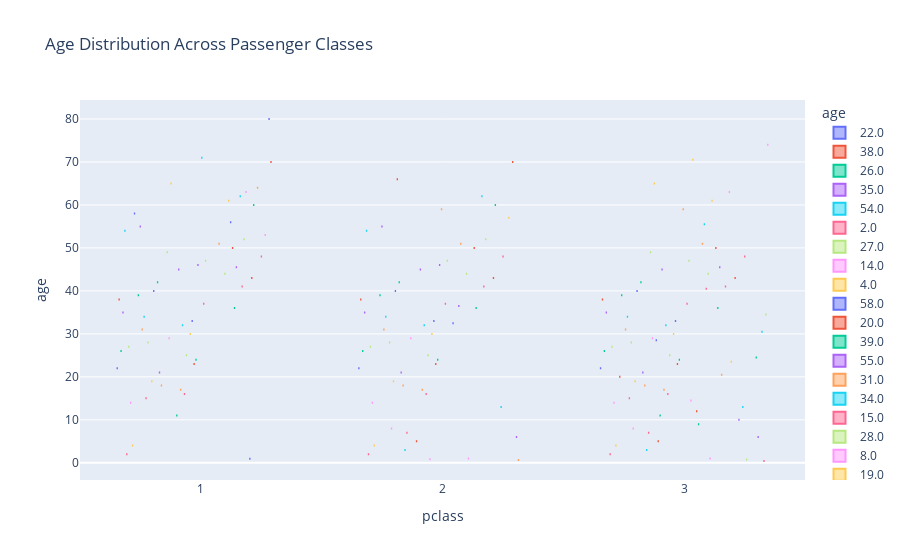

The cell this chart's notebook holds for it:
### Code cell
fig = px.box(df, x="pclass", y="age", 
            title="Age Distribution Across Passenger Classes",
            color = "age")
fig.show()

### Figure 1 — Plotly figure (JSON) as saved in the notebook; plotly's stock layout.template omitted (floating-point values rounded to 4 significant figures)
{"data": [{"alignmentgroup": "True", "hovertemplate": "age=%{y}<br>pclass=%{x}<extra></extra>", "legendgroup": "22.0", "marker": {"color": "#636efa"}, "name": "22.0", "notched": false, "offsetgroup": "22.0", "orientation": "v", "showlegend": true, "type": "box", "x": [3, 3, 3, 3, 3, 1, 3, 3, 3, 3, 3, 3, 2, 1, 1, 3, 3, 3, 3, 3, 1, 3, 3, 3, 2, 1, 3], "x0": " ", "xaxis": "x", "y": [22.0, 22.0, 22.0, 22.0, 22.0, 22.0, 22.0, 22.0, 22.0, 22.0, 22.0, 22.0, 22.0, 22.0, 22.0, 22.0, 22.0, 22.0, 22.0, 22.0, 22.0, 22.0, 22.0, 22.0, 22.0, 22.0, 22.0], "y0": " ", "yaxis": "y"}, {"alignmentgroup": "True", "hovertemplate": "age=%{y}<br>pclass=%{x}<extra></extra>", "legendgroup": "38.0", "marker": {"color": "#EF553B"}, "name": "38.0", "notched": false, "offsetgroup": "38.0", "orientation": "v", "showlegend": true, "type": "box", "x": [1, 3, 1, 3, 1, 1, 2, 3, 3, 1, 1], "x0": " ", "xaxis": "x", "y": [38.0, 38.0, 38.0, 38.0, 38.0, 38.0, 38.0, 38.0, 38.0, 38.0, 38.0], "y0": " ", "yaxis": "y"}, {"alignmentgroup": "True", "hovertemplate": "age=%{y}<br>pclass=%{x}<extra></extra>", "legendgroup": "26.0", "marker": {"color": "#00cc96"}, "name": "26.0", "notched": false, "offsetgroup": "26.0", "orientation": "v", "showlegend": true, "type": "box", "x": [3, 3, 3, 3, 3, 3, 1, 2, 3, 3, 3, 3, 2, 3, 3, 3, 3, 1], "x0": " ", "xaxis": "x", "y": [26.0, 26.0, 26.0, 26.0, 26.0, 26.0, 26.0, 26.0, 26.0, 26.0, 26.0, 26.0, 26.0, 26.0, 26.0, 26.0, 26.0, 26.0], "y0": " ", "yaxis": "y"}, {"alignmentgroup": "True", "hovertemplate": "age=%{y}<br>pclass=%{x}<extra></extra>", "legendgroup": "35.0", "marker": {"color": "#ab63fa"}, "name": "35.0", "notched": false, "offsetgroup": "35.0", "orientation": "v", "showlegend": true, "type": "box", "x": [1, 3, 2, 2, 1, 1, 1, 3, 3, 1, 1, 3, 1, 3, 1, 1, 2, 3], "x0": " ", "xaxis": "x", "y": [35.0, 35.0, 35.0, 35.0, 35.0, 35.0, 35.0, 35.0, 35.0, 35.0, 35.0, 35.0, 35.0, 35.0, 35.0, 35.0, 35.0, 35.0], "y0": " ", "yaxis": "y"}, {"alignmentgroup": "True", "hovertemplate": "age=%{y}<br>pclass=%{x}<extra></extra>", "legendgroup": "54.0", "marker": {"color": "#19d3f3"}, "name": "54.0", "notched": false, "offsetgroup": "54.0", "orientation": "v", "showlegend": true, "type": "box", "x": [1, 1, 2, 2, 1, 1, 2, 2], "x0": " ", "xaxis": "x", "y": [54.0, 54.0, 54.0, 54.0, 54.0, 54.0, 54.0, 54.0], "y0": " ", "yaxis": "y"}, {"alignmentgroup": "True", "hovertemplate": "age=%{y}<br>pclass=%{x}<extra></extra>", "legendgroup": "2.0", "marker": {"color": "#FF6692"}, "name": "2.0", "notched": false, "offsetgroup": "2.0", "orientation": "v", "showlegend": true, "type": "box", "x": [3, 3, 3, 3, 1, 2, 3, 2, 3, 3], "x0": " ", "xaxis": "x", "y": [2.0, 2.0, 2.0, 2.0, 2.0, 2.0, 2.0, 2.0, 2.0, 2.0], "y0": " ", "yaxis": "y"}, {"alignmentgroup": "True", "hovertemplate": "age=%{y}<br>pclass=%{x}<extra></extra>", "legendgroup": "27.0", "marker": {"color": "#B6E880"}, "name": "27.0", "notched": false, "offsetgroup": "27.0", "orientation": "v", "showlegend": true, "type": "box", "x": [3, 2, 3, 3, 2, 3, 1, 2, 1, 3, 1, 2, 1, 3, 3, 3, 2, 2], "x0": " ", "xaxis": "x", "y": [27.0, 27.0, 27.0, 27.0, 27.0, 27.0, 27.0, 27.0, 27.0, 27.0, 27.0, 27.0, 27.0, 27.0, 27.0, 27.0, 27.0, 27.0], "y0": " ", "yaxis": "y"}, {"alignmentgroup": "True", "hovertemplate": "age=%{y}<br>pclass=%{x}<extra></extra>", "legendgroup": "14.0", "marker": {"color": "#FF97FF"}, "name": "14.0", "notched": false, "offsetgroup": "14.0", "orientation": "v", "showlegend": true, "type": "box", "x": [2, 3, 3, 1, 3, 3], "x0": " ", "xaxis": "x", "y": [14.0, 14.0, 14.0, 14.0, 14.0, 14.0], "y0": " ", "yaxis": "y"}, {"alignmentgroup": "True", "hovertemplate": "age=%{y}<br>pclass=%{x}<extra></extra>", "legendgroup": "4.0", "marker": {"color": "#FECB52"}, "name": "4.0", "notched": false, "offsetgroup": "4.0", "orientation": "v", "showlegend": true, "type": "box", "x": [3, 3, 3, 3, 1, 2, 3, 2, 3, 3], "x0": " ", "xaxis": "x", "y": [4.0, 4.0, 4.0, 4.0, 4.0, 4.0, 4.0, 4.0, 4.0, 4.0], "y0": " ", "yaxis": "y"}, {"alignmentgroup": "True", "hovertemplate": "age=%{y}<br>pclass=%{x}<extra></extra>", "legendgroup": "58.0", "marker": {"color": "#636efa"}, "name": "58.0", "notched": false, "offsetgroup": "58.0", "orientation": "v", "showlegend": true, "type": "box", "x": [1, 1, 1, 1, 1], "x0": " ", "xaxis": "x", "y": [58.0, 58.0, 58.0, 58.0, 58.0], "y0": " ", "yaxis": "y"}, {"alignmentgroup": "True", "hovertemplate": "age=%{y}<br>pclass=%{x}<extra></extra>", "legendgroup": "20.0", "marker": {"color": "#EF553B"}, "name": "20.0", "notched": false, "offsetgroup": "20.0", "orientation": "v", "showlegend": true, "type": "box", "x": [3, 3, 3, 3, 3, 3, 3, 3, 3, 3, 3, 3, 3, 3, 3], "x0": " ", "xaxis": "x", "y": [20.0, 20.0, 20.0, 20.0, 20.0, 20.0, 20.0, 20.0, 20.0, 20.0, 20.0, 20.0, 20.0, 20.0, 20.0], "y0": " ", "yaxis": "y"}, {"alignmentgroup": "True", "hovertemplate": "age=%{y}<br>pclass=%{x}<extra></extra>", "legendgroup": "39.0", "marker": {"color": "#00cc96"}, "name": "39.0", "notched": false, "offsetgroup": "39.0", "orientation": "v", "showlegend": true, "type": "box", "x": [3, 3, 3, 1, 1, 1, 3, 2, 2, 1, 2, 3, 1, 3], "x0": " ", "xaxis": "x", "y": [39.0, 39.0, 39.0, 39.0, 39.0, 39.0, 39.0, 39.0, 39.0, 39.0, 39.0, 39.0, 39.0, 39.0], "y0": " ", "yaxis": "y"}, {"alignmentgroup": "True", "hovertemplate": "age=%{y}<br>pclass=%{x}<extra></extra>", "legendgroup": "55.0", "marker": {"color": "#ab63fa"}, "name": "55.0", "notched": false, "offsetgroup": "55.0", "orientation": "v", "showlegend": true, "type": "box", "x": [2, 1], "x0": " ", "xaxis": "x", "y": [55.0, 55.0], "y0": " ", "yaxis": "y"}, {"alignmentgroup": "True", "hovertemplate": "age=%{y}<br>pclass=%{x}<extra></extra>", "legendgroup": "31.0", "marker": {"color": "#FFA15A"}, "name": "31.0", "notched": false, "offsetgroup": "31.0", "orientation": "v", "showlegend": true, "type": "box", "x": [3, 1, 1, 3, 3, 2, 2, 1, 2, 1, 3, 3, 3, 2, 3, 2, 1], "x0": " ", "xaxis": "x", "y": [31.0, 31.0, 31.0, 31.0, 31.0, 31.0, 31.0, 31.0, 31.0, 31.0, 31.0, 31.0, 31.0, 31.0, 31.0, 31.0, 31.0], "y0": " ", "yaxis": "y"}, {"alignmentgroup": "True", "hovertemplate": "age=%{y}<br>pclass=%{x}<extra></extra>", "legendgroup": "34.0", "marker": {"color": "#19d3f3"}, "name": "34.0", "notched": false, "offsetgroup": "34.0", "orientation": "v", "showlegend": true, "type": "box", "x": [2, 2, 2, 3, 2, 2, 1, 3, 2, 2, 2, 3, 2, 3, 2], "x0": " ", "xaxis": "x", "y": [34.0, 34.0, 34.0, 34.0, 34.0, 34.0, 34.0, 34.0, 34.0, 34.0, 34.0, 34.0, 34.0, 34.0, 34.0], "y0": " ", "yaxis": "y"}, {"alignmentgroup": "True", "hovertemplate": "age=%{y}<br>pclass=%{x}<extra></extra>", "legendgroup": "15.0", "marker": {"color": "#FF6692"}, "name": "15.0", "notched": false, "offsetgroup": "15.0", "orientation": "v", "showlegend": true, "type": "box", "x": [3, 3, 1, 3, 3], "x0": " ", "xaxis": "x", "y": [15.0, 15.0, 15.0, 15.0, 15.0], "y0": " ", "yaxis": "y"}, {"alignmentgroup": "True", "hovertemplate": "age=%{y}<br>pclass=%{x}<extra></extra>", "legendgroup": "28.0", "marker": {"color": "#B6E880"}, "name": "28.0", "notched": false, "offsetgroup": "28.0", "orientation": "v", "showlegend": true, "type": "box", "x": [1, 1, 1, 3, 3, 3, 3, 3, 3, 2, 3, 3, 2, 3, 3, 2, 1, 2, 3, 2, 2, 3, 2, 2, 2], "x0": " ", "xaxis": "x", "y": [28.0, 28.0, 28.0, 28.0, 28.0, 28.0, 28.0, 28.0, 28.0, 28.0, 28.0, 28.0, 28.0, 28.0, 28.0, 28.0, 28.0, 28.0, 28.0, 28.0, 28.0, 28.0, 28.0, 28.0, 28.0], "y0": " ", "yaxis": "y"}, {"alignmentgroup": "True", "hovertemplate": "age=%{y}<br>pclass=%{x}<extra></extra>", "legendgroup": "8.0", "marker": {"color": "#FF97FF"}, "name": "8.0", "notched": false, "offsetgroup": "8.0", "orientation": "v", "showlegend": true, "type": "box", "x": [3, 2, 2, 3], "x0": " ", "xaxis": "x", "y": [8.0, 8.0, 8.0, 8.0], "y0": " ", "yaxis": "y"}, {"alignmentgroup": "True", "hovertemplate": "age=%{y}<br>pclass=%{x}<extra></extra>", "legendgroup": "19.0", "marker": {"color": "#FECB52"}, "name": "19.0", "notched": false, "offsetgroup": "19.0", "orientation": "v", "showlegend": true, "type": "box", "x": [1, 3, 3, 1, 3, 2, 2, 3, 2, 2, 3, 1, 3, 3, 3, 2, 2, 3, 3, 3, 3, 3, 1, 3, 1], "x0": " ", "xaxis": "x", "y": [19.0, 19.0, 19.0, 19.0, 19.0, 19.0, 19.0, 19.0, 19.0, 19.0, 19.0, 19.0, 19.0, 19.0, 19.0, 19.0, 19.0, 19.0, 19.0, 19.0, 19.0, 19.0, 19.0, 19.0, 19.0], "y0": " ", "yaxis": "y"}, {"alignmentgroup": "True", "hovertemplate": "age=%{y}<br>pclass=%{x}<extra></extra>", "legendgroup": "40.0", "marker": {"color": "#636efa"}, "name": "40.0", "notched": false, "offsetgroup": "40.0", "orientation": "v", "showlegend": true, "type": "box", "x": [1, 3, 2, 3, 1, 1, 1, 2, 3, 3, 1, 3, 2], "x0": " ", "xaxis": "x", "y": [40.0, 40.0, 40.0, 40.0, 40.0, 40.0, 40.0, 40.0, 40.0, 40.0, 40.0, 40.0, 40.0], "y0": " ", "yaxis": "y"}, {"alignmentgroup": "True", "hovertemplate": "age=%{y}<br>pclass=%{x}<extra></extra>", "legendgroup": "66.0", "marker": {"color": "#EF553B"}, "name": "66.0", "notched": false, "offsetgroup": "66.0", "orientation": "v", "showlegend": true, "type": "box", "x": [2], "x0": " ", "xaxis": "x", "y": [66.0], "y0": " ", "yaxis": "y"}, {"alignmentgroup": "True", "hovertemplate": "age=%{y}<br>pclass=%{x}<extra></extra>", "legendgroup": "42.0", "marker": {"color": "#00cc96"}, "name": "42.0", "notched": false, "offsetgroup": "42.0", "orientation": "v", "showlegend": true, "type": "box", "x": [1, 2, 3, 2, 2, 3, 1, 2, 1, 3, 1, 3, 2], "x0": " ", "xaxis": "x", "y": [42.0, 42.0, 42.0, 42.0, 42.0, 42.0, 42.0, 42.0, 42.0, 42.0, 42.0, 42.0, 42.0], "y0": " ", "yaxis": "y"}, {"alignmentgroup": "True", "hovertemplate": "age=%{y}<br>pclass=%{x}<extra></extra>", "legendgroup": "21.0", "marker": {"color": "#ab63fa"}, "name": "21.0", "notched": false, "offsetgroup": "21.0", "orientation": "v", "showlegend": true, "type": "box", "x": [3, 3, 2, 2, 1, 3, 3, 2, 3, 3, 3, 3, 3, 3, 3, 3, 3, 3, 3, 1, 3, 1, 3, 2], "x0": " ", "xaxis": "x", "y": [21.0, 21.0, 21.0, 21.0, 21.0, 21.0, 21.0, 21.0, 21.0, 21.0, 21.0, 21.0, 21.0, 21.0, 21.0, 21.0, 21.0, 21.0, 21.0, 21.0, 21.0, 21.0, 21.0, 21.0], "y0": " ", "yaxis": "y"}, {"alignmentgroup": "True", "hovertemplate": "age=%{y}<br>pclass=%{x}<extra></extra>", "legendgroup": "18.0", "marker": {"color": "#FFA15A"}, "name": "18.0", "notched": false, "offsetgroup": "18.0", "orientation": "v", "showlegend": true, "type": "box", "x": [3, 3, 2, 3, 3, 2, 1, 3, 2, 2, 3, 1, 1, 2, 3, 3, 3, 3, 1, 3, 2, 3, 3, 3, 3, 3], "x0": " ", "xaxis": "x", "y": [18.0, 18.0, 18.0, 18.0, 18.0, 18.0, 18.0, 18.0, 18.0, 18.0, 18.0, 18.0, 18.0, 18.0, 18.0, 18.0, 18.0, 18.0, 18.0, 18.0, 18.0, 18.0, 18.0, 18.0, 18.0, 18.0], "y0": " ", "yaxis": "y"}, {"alignmentgroup": "True", "hovertemplate": "age=%{y}<br>pclass=%{x}<extra></extra>", "legendgroup": "3.0", "marker": {"color": "#19d3f3"}, "name": "3.0", "notched": false, "offsetgroup": "3.0", "orientation": "v", "showlegend": true, "type": "box", "x": [2, 2, 3, 3, 3, 2], "x0": " ", "xaxis": "x", "y": [3.0, 3.0, 3.0, 3.0, 3.0, 3.0], "y0": " ", "yaxis": "y"}, {"alignmentgroup": "True", "hovertemplate": "age=%{y}<br>pclass=%{x}<extra></extra>", "legendgroup": "7.0", "marker": {"color": "#FF6692"}, "name": "7.0", "notched": false, "offsetgroup": "7.0", "orientation": "v", "showlegend": true, "type": "box", "x": [3, 3, 2], "x0": " ", "xaxis": "x", "y": [7.0, 7.0, 7.0], "y0": " ", "yaxis": "y"}, {"alignmentgroup": "True", "hovertemplate": "age=%{y}<br>pclass=%{x}<extra></extra>", "legendgroup": "49.0", "marker": {"color": "#B6E880"}, "name": "49.0", "notched": false, "offsetgroup": "49.0", "orientation": "v", "showlegend": true, "type": "box", "x": [1, 1, 3, 1, 1, 1], "x0": " ", "xaxis": "x", "y": [49.0, 49.0, 49.0, 49.0, 49.0, 49.0], "y0": " ", "yaxis": "y"}, {"alignmentgroup": "True", "hovertemplate": "age=%{y}<br>pclass=%{x}<extra></extra>", "legendgroup": "29.0", "marker": {"color": "#FF97FF"}, "name": "29.0", "notched": false, "offsetgroup": "29.0", "orientation": "v", "showlegend": true, "type": "box", "x": [2, 2, 3, 3, 2, 2, 3, 2, 3, 3, 1, 2, 3, 3, 3, 3, 3, 3, 1, 1], "x0": " ", "xaxis": "x", "y": [29.0, 29.0, 29.0, 29.0, 29.0, 29.0, 29.0, 29.0, 29.0, 29.0, 29.0, 29.0, 29.0, 29.0, 29.0, 29.0, 29.0, 29.0, 29.0, 29.0], "y0": " ", "yaxis": "y"}, {"alignmentgroup": "True", "hovertemplate": "age=%{y}<br>pclass=%{x}<extra></extra>", "legendgroup": "65.0", "marker": {"color": "#FECB52"}, "name": "65.0", "notched": false, "offsetgroup": "65.0", "orientation": "v", "showlegend": true, "type": "box", "x": [1, 3, 1], "x0": " ", "xaxis": "x", "y": [65.0, 65.0, 65.0], "y0": " ", "yaxis": "y"}, {"alignmentgroup": "True", "hovertemplate": "age=%{y}<br>pclass=%{x}<extra></extra>", "legendgroup": "28.5", "marker": {"color": "#636efa"}, "name": "28.5", "notched": false, "offsetgroup": "28.5", "orientation": "v", "showlegend": true, "type": "box", "x": [3, 3], "x0": " ", "xaxis": "x", "y": [28.5, 28.5], "y0": " ", "yaxis": "y"}, {"alignmentgroup": "True", "hovertemplate": "age=%{y}<br>pclass=%{x}<extra></extra>", "legendgroup": "5.0", "marker": {"color": "#EF553B"}, "name": "5.0", "notched": false, "offsetgroup": "5.0", "orientation": "v", "showlegend": true, "type": "box", "x": [2, 3, 3, 3], "x0": " ", "xaxis": "x", "y": [5.0, 5.0, 5.0, 5.0], "y0": " ", "yaxis": "y"}, {"alignmentgroup": "True", "hovertemplate": "age=%{y}<br>pclass=%{x}<extra></extra>", "legendgroup": "11.0", "marker": {"color": "#00cc96"}, "name": "11.0", "notched": false, "offsetgroup": "11.0", "orientation": "v", "showlegend": true, "type": "box", "x": [3, 3, 3, 1], "x0": " ", "xaxis": "x", "y": [11.0, 11.0, 11.0, 11.0], "y0": " ", "yaxis": "y"}, {"alignmentgroup": "True", "hovertemplate": "age=%{y}<br>pclass=%{x}<extra></extra>", "legendgroup": "45.0", "marker": {"color": "#ab63fa"}, "name": "45.0", "notched": false, "offsetgroup": "45.0", "orientation": "v", "showlegend": true, "type": "box", "x": [1, 3, 3, 1, 3, 3, 1, 3, 2, 1, 2, 1], "x0": " ", "xaxis": "x", "y": [45.0, 45.0, 45.0, 45.0, 45.0, 45.0, 45.0, 45.0, 45.0, 45.0, 45.0, 45.0], "y0": " ", "yaxis": "y"}, {"alignmentgroup": "True", "hovertemplate": "age=%{y}<br>pclass=%{x}<extra></extra>", "legendgroup": "17.0", "marker": {"color": "#FFA15A"}, "name": "17.0", "notched": false, "offsetgroup": "17.0", "orientation": "v", "showlegend": true, "type": "box", "x": [3, 2, 3, 3, 1, 2, 3, 3, 3, 1, 3, 1, 3], "x0": " ", "xaxis": "x", "y": [17.0, 17.0, 17.0, 17.0, 17.0, 17.0, 17.0, 17.0, 17.0, 17.0, 17.0, 17.0, 17.0], "y0": " ", "yaxis": "y"}, {"alignmentgroup": "True", "hovertemplate": "age=%{y}<br>pclass=%{x}<extra></extra>", "legendgroup": "32.0", "marker": {"color": "#19d3f3"}, "name": "32.0", "notched": false, "offsetgroup": "32.0", "orientation": "v", "showlegend": true, "type": "box", "x": [2, 3, 2, 3, 1, 3, 3, 3, 2, 3, 3, 1, 3, 3, 2, 3, 3, 3], "x0": " ", "xaxis": "x", "y": [32.0, 32.0, 32.0, 32.0, 32.0, 32.0, 32.0, 32.0, 32.0, 32.0, 32.0, 32.0, 32.0, 32.0, 32.0, 32.0, 32.0, 32.0], "y0": " ", "yaxis": "y"}, {"alignmentgroup": "True", "hovertemplate": "age=%{y}<br>pclass=%{x}<extra></extra>", "legendgroup": "16.0", "marker": {"color": "#FF6692"}, "name": "16.0", "notched": false, "offsetgroup": "16.0", "orientation": "v", "showlegend": true, "type": "box", "x": [3, 3, 3, 3, 3, 3, 3, 3, 1, 3, 1, 3, 3, 3, 2, 2, 1], "x0": " ", "xaxis": "x", "y": [16.0, 16.0, 16.0, 16.0, 16.0, 16.0, 16.0, 16.0, 16.0, 16.0, 16.0, 16.0, 16.0, 16.0, 16.0, 16.0, 16.0], "y0": " ", "yaxis": "y"}, {"alignmentgroup": "True", "hovertemplate": "age=%{y}<br>pclass=%{x}<extra></extra>", "legendgroup": "25.0", "marker": {"color": "#B6E880"}, "name": "25.0", "notched": false, "offsetgroup": "25.0", "orientation": "v", "showlegend": true, "type": "box", "x": [3, 2, 3, 3, 3, 2, 3, 1, 3, 1, 1, 2, 2, 2, 3, 3, 2, 3, 3, 3, 3, 2, 3], "x0": " ", "xaxis": "x", "y": [25.0, 25.0, 25.0, 25.0, 25.0, 25.0, 25.0, 25.0, 25.0, 25.0, 25.0, 25.0, 25.0, 25.0, 25.0, 25.0, 25.0, 25.0, 25.0, 25.0, 25.0, 25.0, 25.0], "y0": " ", "yaxis": "y"}, {"alignmentgroup": "True", "hovertemplate": "age=%{y}<br>pclass=%{x}<extra></extra>", "legendgroup": "0.83", "marker": {"color": "#FF97FF"}, "name": "0.83", "notched": false, "offsetgroup": "0.83", "orientation": "v", "showlegend": true, "type": "box", "x": [2, 2], "x0": " ", "xaxis": "x", "y": [0.83, 0.83], "y0": " ", "yaxis": "y"}, {"alignmentgroup": "True", "hovertemplate": "age=%{y}<br>pclass=%{x}<extra></extra>", "legendgroup": "30.0", "marker": {"color": "#FECB52"}, "name": "30.0", "notched": false, "offsetgroup": "30.0", "orientation": "v", "showlegend": true, "type": "box", "x": [3, 3, 2, 2, 2, 3, 3, 1, 3, 2, 1, 2, 3, 2, 1, 3, 1, 3, 1, 3, 2, 2, 3, 3, 1], "x0": " ", "xaxis": "x", "y": [30.0, 30.0, 30.0, 30.0, 30.0, 30.0, 30.0, 30.0, 30.0, 30.0, 30.0, 30.0, 30.0, 30.0, 30.0, 30.0, 30.0, 30.0, 30.0, 30.0, 30.0, 30.0, 30.0, 30.0, 30.0], "y0": " ", "yaxis": "y"}, {"alignmentgroup": "True", "hovertemplate": "age=%{y}<br>pclass=%{x}<extra></extra>", "legendgroup": "33.0", "marker": {"color": "#636efa"}, "name": "33.0", "notched": false, "offsetgroup": "33.0", "orientation": "v", "showlegend": true, "type": "box", "x": [3, 3, 3, 2, 3, 1, 2, 2, 3, 3, 3, 1, 1, 1, 3], "x0": " ", "xaxis": "x", "y": [33.0, 33.0, 33.0, 33.0, 33.0, 33.0, 33.0, 33.0, 33.0, 33.0, 33.0, 33.0, 33.0, 33.0, 33.0], "y0": " ", "yaxis": "y"}, {"alignmentgroup": "True", "hovertemplate": "age=%{y}<br>pclass=%{x}<extra></extra>", "legendgroup": "23.0", "marker": {"color": "#EF553B"}, "name": "23.0", "notched": false, "offsetgroup": "23.0", "orientation": "v", "showlegend": true, "type": "box", "x": [1, 1, 2, 3, 1, 2, 2, 2, 3, 2, 2, 2, 3, 3, 3], "x0": " ", "xaxis": "x", "y": [23.0, 23.0, 23.0, 23.0, 23.0, 23.0, 23.0, 23.0, 23.0, 23.0, 23.0, 23.0, 23.0, 23.0, 23.0], "y0": " ", "yaxis": "y"}, {"alignmentgroup": "True", "hovertemplate": "age=%{y}<br>pclass=%{x}<extra></extra>", "legendgroup": "24.0", "marker": {"color": "#00cc96"}, "name": "24.0", "notched": false, "offsetgroup": "24.0", "orientation": "v", "showlegend": true, "type": "box", "x": [3, 1, 3, 1, 3, 2, 3, 2, 2, 3, 3, 1, 2, 1, 2, 1, 3, 2, 3, 3, 3, 2, 2, 1, 2, 1, 3, 3, 3, 2], "x0": " ", "xaxis": "x", "y": [24.0, 24.0, 24.0, 24.0, 24.0, 24.0, 24.0, 24.0, 24.0, 24.0, 24.0, 24.0, 24.0, 24.0, 24.0, 24.0, 24.0, 24.0, 24.0, 24.0, 24.0, 24.0, 24.0, 24.0, 24.0, 24.0, 24.0, 24.0, 24.0, 24.0], "y0": " ", "yaxis": "y"}, {"alignmentgroup": "True", "hovertemplate": "age=%{y}<br>pclass=%{x}<extra></extra>", "legendgroup": "46.0", "marker": {"color": "#ab63fa"}, "name": "46.0", "notched": false, "offsetgroup": "46.0", "orientation": "v", "showlegend": true, "type": "box", "x": [1, 2, 1], "x0": " ", "xaxis": "x", "y": [46.0, 46.0, 46.0], "y0": " ", "yaxis": "y"}, {"alignmentgroup": "True", "hovertemplate": "age=%{y}<br>pclass=%{x}<extra></extra>", "legendgroup": "59.0", "marker": {"color": "#FFA15A"}, "name": "59.0", "notched": false, "offsetgroup": "59.0", "orientation": "v", "showlegend": true, "type": "box", "x": [3, 2], "x0": " ", "xaxis": "x", "y": [59.0, 59.0], "y0": " ", "yaxis": "y"}, {"alignmentgroup": "True", "hovertemplate": "age=%{y}<br>pclass=%{x}<extra></extra>", "legendgroup": "71.0", "marker": {"color": "#19d3f3"}, "name": "71.0", "notched": false, "offsetgroup": "71.0", "orientation": "v", "showlegend": true, "type": "box", "x": [1, 1], "x0": " ", "xaxis": "x", "y": [71.0, 71.0], "y0": " ", "yaxis": "y"}, {"alignmentgroup": "True", "hovertemplate": "age=%{y}<br>pclass=%{x}<extra></extra>", "legendgroup": "37.0", "marker": {"color": "#FF6692"}, "name": "37.0", "notched": false, "offsetgroup": "37.0", "orientation": "v", "showlegend": true, "type": "box", "x": [3, 1, 1, 1, 3, 2], "x0": " ", "xaxis": "x", "y": [37.0, 37.0, 37.0, 37.0, 37.0, 37.0], "y0": " ", "yaxis": "y"}, {"alignmentgroup": "True", "hovertemplate": "age=%{y}<br>pclass=%{x}<extra></extra>", "legendgroup": "47.0", "marker": {"color": "#B6E880"}, "name": "47.0", "notched": false, "offsetgroup": "47.0", "orientation": "v", "showlegend": true, "type": "box", "x": [1, 3, 1, 1, 2, 3, 1, 1, 3], "x0": " ", "xaxis": "x", "y": [47.0, 47.0, 47.0, 47.0, 47.0, 47.0, 47.0, 47.0, 47.0], "y0": " ", "yaxis": "y"}, {"alignmentgroup": "True", "hovertemplate": "age=%{y}<br>pclass=%{x}<extra></extra>", "legendgroup": "14.5", "marker": {"color": "#FF97FF"}, "name": "14.5", "notched": false, "offsetgroup": "14.5", "orientation": "v", "showlegend": true, "type": "box", "x": [3], "x0": " ", "xaxis": "x", "y": [14.5], "y0": " ", "yaxis": "y"}, {"alignmentgroup": "True", "hovertemplate": "age=%{y}<br>pclass=%{x}<extra></extra>", "legendgroup": "70.5", "marker": {"color": "#FECB52"}, "name": "70.5", "notched": false, "offsetgroup": "70.5", "orientation": "v", "showlegend": true, "type": "box", "x": [3], "x0": " ", "xaxis": "x", "y": [70.5], "y0": " ", "yaxis": "y"}, {"alignmentgroup": "True", "hovertemplate": "age=%{y}<br>pclass=%{x}<extra></extra>", "legendgroup": "32.5", "marker": {"color": "#636efa"}, "name": "32.5", "notched": false, "offsetgroup": "32.5", "orientation": "v", "showlegend": true, "type": "box", "x": [2, 2], "x0": " ", "xaxis": "x", "y": [32.5, 32.5], "y0": " ", "yaxis": "y"}, {"alignmentgroup": "True", "hovertemplate": "age=%{y}<br>pclass=%{x}<extra></extra>", "legendgroup": "12.0", "marker": {"color": "#EF553B"}, "name": "12.0", "notched": false, "offsetgroup": "12.0", "orientation": "v", "showlegend": true, "type": "box", "x": [3], "x0": " ", "xaxis": "x", "y": [12.0], "y0": " ", "yaxis": "y"}, {"alignmentgroup": "True", "hovertemplate": "age=%{y}<br>pclass=%{x}<extra></extra>", "legendgroup": "9.0", "marker": {"color": "#00cc96"}, "name": "9.0", "notched": false, "offsetgroup": "9.0", "orientation": "v", "showlegend": true, "type": "box", "x": [3, 3, 3, 3, 3, 3, 3, 3], "x0": " ", "xaxis": "x", "y": [9.0, 9.0, 9.0, 9.0, 9.0, 9.0, 9.0, 9.0], "y0": " ", "yaxis": "y"}, {"alignmentgroup": "True", "hovertemplate": "age=%{y}<br>pclass=%{x}<extra></extra>", "legendgroup": "36.5", "marker": {"color": "#ab63fa"}, "name": "36.5", "notched": false, "offsetgroup": "36.5", "orientation": "v", "showlegend": true, "type": "box", "x": [2], "x0": " ", "xaxis": "x", "y": [36.5], "y0": " ", "yaxis": "y"}, {"alignmentgroup": "True", "hovertemplate": "age=%{y}<br>pclass=%{x}<extra></extra>", "legendgroup": "51.0", "marker": {"color": "#FFA15A"}, "name": "51.0", "notched": false, "offsetgroup": "51.0", "orientation": "v", "showlegend": true, "type": "box", "x": [2, 1, 3, 3, 3, 1, 1], "x0": " ", "xaxis": "x", "y": [51.0, 51.0, 51.0, 51.0, 51.0, 51.0, 51.0], "y0": " ", "yaxis": "y"}, {"alignmentgroup": "True", "hovertemplate": "age=%{y}<br>pclass=%{x}<extra></extra>", "legendgroup": "55.5", "marker": {"color": "#19d3f3"}, "name": "55.5", "notched": false, "offsetgroup": "55.5", "orientation": "v", "showlegend": true, "type": "box", "x": [3], "x0": " ", "xaxis": "x", "y": [55.5], "y0": " ", "yaxis": "y"}, {"alignmentgroup": "True", "hovertemplate": "age=%{y}<br>pclass=%{x}<extra></extra>", "legendgroup": "40.5", "marker": {"color": "#FF6692"}, "name": "40.5", "notched": false, "offsetgroup": "40.5", "orientation": "v", "showlegend": true, "type": "box", "x": [3, 3], "x0": " ", "xaxis": "x", "y": [40.5, 40.5], "y0": " ", "yaxis": "y"}, {"alignmentgroup": "True", "hovertemplate": "age=%{y}<br>pclass=%{x}<extra></extra>", "legendgroup": "44.0", "marker": {"color": "#B6E880"}, "name": "44.0", "notched": false, "offsetgroup": "44.0", "orientation": "v", "showlegend": true, "type": "box", "x": [3, 1, 2, 1, 3, 1, 3, 3, 2], "x0": " ", "xaxis": "x", "y": [44.0, 44.0, 44.0, 44.0, 44.0, 44.0, 44.0, 44.0, 44.0], "y0": " ", "yaxis": "y"}, {"alignmentgroup": "True", "hovertemplate": "age=%{y}<br>pclass=%{x}<extra></extra>", "legendgroup": "1.0", "marker": {"color": "#FF97FF"}, "name": "1.0", "notched": false, "offsetgroup": "1.0", "orientation": "v", "showlegend": true, "type": "box", "x": [3, 3, 2, 3, 3, 3, 2], "x0": " ", "xaxis": "x", "y": [1.0, 1.0, 1.0, 1.0, 1.0, 1.0, 1.0], "y0": " ", "yaxis": "y"}, {"alignmentgroup": "True", "hovertemplate": "age=%{y}<br>pclass=%{x}<extra></extra>", "legendgroup": "61.0", "marker": {"color": "#FECB52"}, "name": "61.0", "notched": false, "offsetgroup": "61.0", "orientation": "v", "showlegend": true, "type": "box", "x": [1, 3, 1], "x0": " ", "xaxis": "x", "y": [61.0, 61.0, 61.0], "y0": " ", "yaxis": "y"}, {"alignmentgroup": "True", "hovertemplate": "age=%{y}<br>pclass=%{x}<extra></extra>", "legendgroup": "56.0", "marker": {"color": "#636efa"}, "name": "56.0", "notched": false, "offsetgroup": "56.0", "orientation": "v", "showlegend": true, "type": "box", "x": [1, 1, 1, 1], "x0": " ", "xaxis": "x", "y": [56.0, 56.0, 56.0, 56.0], "y0": " ", "yaxis": "y"}, {"alignmentgroup": "True", "hovertemplate": "age=%{y}<br>pclass=%{x}<extra></extra>", "legendgroup": "50.0", "marker": {"color": "#EF553B"}, "name": "50.0", "notched": false, "offsetgroup": "50.0", "orientation": "v", "showlegend": true, "type": "box", "x": [1, 2, 1, 1, 2, 3, 2, 1, 1, 2], "x0": " ", "xaxis": "x", "y": [50.0, 50.0, 50.0, 50.0, 50.0, 50.0, 50.0, 50.0, 50.0, 50.0], "y0": " ", "yaxis": "y"}, {"alignmentgroup": "True", "hovertemplate": "age=%{y}<br>pclass=%{x}<extra></extra>", "legendgroup": "36.0", "marker": {"color": "#00cc96"}, "name": "36.0", "notched": false, "offsetgroup": "36.0", "orientation": "v", "showlegend": true, "type": "box", "x": [3, 3, 2, 2, 1, 2, 2, 2, 1, 2, 1, 2, 1, 3, 1, 1, 3, 3, 3, 1, 1, 1], "x0": " ", "xaxis": "x", "y": [36.0, 36.0, 36.0, 36.0, 36.0, 36.0, 36.0, 36.0, 36.0, 36.0, 36.0, 36.0, 36.0, 36.0, 36.0, 36.0, 36.0, 36.0, 36.0, 36.0, 36.0, 36.0], "y0": " ", "yaxis": "y"}, {"alignmentgroup": "True", "hovertemplate": "age=%{y}<br>pclass=%{x}<extra></extra>", "legendgroup": "45.5", "marker": {"color": "#ab63fa"}, "name": "45.5", "notched": false, "offsetgroup": "45.5", "orientation": "v", "showlegend": true, "type": "box", "x": [3, 1], "x0": " ", "xaxis": "x", "y": [45.5, 45.5], "y0": " ", "yaxis": "y"}, {"alignmentgroup": "True", "hovertemplate": "age=%{y}<br>pclass=%{x}<extra></extra>", "legendgroup": "20.5", "marker": {"color": "#FFA15A"}, "name": "20.5", "notched": false, "offsetgroup": "20.5", "orientation": "v", "showlegend": true, "type": "box", "x": [3], "x0": " ", "xaxis": "x", "y": [20.5], "y0": " ", "yaxis": "y"}, {"alignmentgroup": "True", "hovertemplate": "age=%{y}<br>pclass=%{x}<extra></extra>", "legendgroup": "62.0", "marker": {"color": "#19d3f3"}, "name": "62.0", "notched": false, "offsetgroup": "62.0", "orientation": "v", "showlegend": true, "type": "box", "x": [1, 1, 2, 1], "x0": " ", "xaxis": "x", "y": [62.0, 62.0, 62.0, 62.0], "y0": " ", "yaxis": "y"}, {"alignmentgroup": "True", "hovertemplate": "age=%{y}<br>pclass=%{x}<extra></extra>", "legendgroup": "41.0", "marker": {"color": "#FF6692"}, "name": "41.0", "notched": false, "offsetgroup": "41.0", "orientation": "v", "showlegend": true, "type": "box", "x": [3, 2, 1, 3, 3, 3], "x0": " ", "xaxis": "x", "y": [41.0, 41.0, 41.0, 41.0, 41.0, 41.0], "y0": " ", "yaxis": "y"}, {"alignmentgroup": "True", "hovertemplate": "age=%{y}<br>pclass=%{x}<extra></extra>", "legendgroup": "52.0", "marker": {"color": "#B6E880"}, "name": "52.0", "notched": false, "offsetgroup": "52.0", "orientation": "v", "showlegend": true, "type": "box", "x": [1, 1, 1, 2, 2, 1], "x0": " ", "xaxis": "x", "y": [52.0, 52.0, 52.0, 52.0, 52.0, 52.0], "y0": " ", "yaxis": "y"}, {"alignmentgroup": "True", "hovertemplate": "age=%{y}<br>pclass=%{x}<extra></extra>", "legendgroup": "63.0", "marker": {"color": "#FF97FF"}, "name": "63.0", "notched": false, "offsetgroup": "63.0", "orientation": "v", "showlegend": true, "type": "box", "x": [1, 3], "x0": " ", "xaxis": "x", "y": [63.0, 63.0], "y0": " ", "yaxis": "y"}, {"alignmentgroup": "True", "hovertemplate": "age=%{y}<br>pclass=%{x}<extra></extra>", "legendgroup": "23.5", "marker": {"color": "#FECB52"}, "name": "23.5", "notched": false, "offsetgroup": "23.5", "orientation": "v", "showlegend": true, "type": "box", "x": [3], "x0": " ", "xaxis": "x", "y": [23.5], "y0": " ", "yaxis": "y"}, {"alignmentgroup": "True", "hovertemplate": "age=%{y}<br>pclass=%{x}<extra></extra>", "legendgroup": "0.92", "marker": {"color": "#636efa"}, "name": "0.92", "notched": false, "offsetgroup": "0.92", "orientation": "v", "showlegend": true, "type": "box", "x": [1], "x0": " ", "xaxis": "x", "y": [0.92], "y0": " ", "yaxis": "y"}, {"alignmentgroup": "True", "hovertemplate": "age=%{y}<br>pclass=%{x}<extra></extra>", "legendgroup": "43.0", "marker": {"color": "#EF553B"}, "name": "43.0", "notched": false, "offsetgroup": "43.0", "orientation": "v", "showlegend": true, "type": "box", "x": [2, 3, 3, 1, 3], "x0": " ", "xaxis": "x", "y": [43.0, 43.0, 43.0, 43.0, 43.0], "y0": " ", "yaxis": "y"}, {"alignmentgroup": "True", "hovertemplate": "age=%{y}<br>pclass=%{x}<extra></extra>", "legendgroup": "60.0", "marker": {"color": "#00cc96"}, "name": "60.0", "notched": false, "offsetgroup": "60.0", "orientation": "v", "showlegend": true, "type": "box", "x": [1, 1, 2, 1], "x0": " ", "xaxis": "x", "y": [60.0, 60.0, 60.0, 60.0], "y0": " ", "yaxis": "y"}, {"alignmentgroup": "True", "hovertemplate": "age=%{y}<br>pclass=%{x}<extra></extra>", "legendgroup": "10.0", "marker": {"color": "#ab63fa"}, "name": "10.0", "notched": false, "offsetgroup": "10.0", "orientation": "v", "showlegend": true, "type": "box", "x": [3, 3], "x0": " ", "xaxis": "x", "y": [10.0, 10.0], "y0": " ", "yaxis": "y"}, {"alignmentgroup": "True", "hovertemplate": "age=%{y}<br>pclass=%{x}<extra></extra>", "legendgroup": "64.0", "marker": {"color": "#FFA15A"}, "name": "64.0", "notched": false, "offsetgroup": "64.0", "orientation": "v", "showlegend": true, "type": "box", "x": [1, 1], "x0": " ", "xaxis": "x", "y": [64.0, 64.0], "y0": " ", "yaxis": "y"}, {"alignmentgroup": "True", "hovertemplate": "age=%{y}<br>pclass=%{x}<extra></extra>", "legendgroup": "13.0", "marker": {"color": "#19d3f3"}, "name": "13.0", "notched": false, "offsetgroup": "13.0", "orientation": "v", "showlegend": true, "type": "box", "x": [2, 3], "x0": " ", "xaxis": "x", "y": [13.0, 13.0], "y0": " ", "yaxis": "y"}, {"alignmentgroup": "True", "hovertemplate": "age=%{y}<br>pclass=%{x}<extra></extra>", "legendgroup": "48.0", "marker": {"color": "#FF6692"}, "name": "48.0", "notched": false, "offsetgroup": "48.0", "orientation": "v", "showlegend": true, "type": "box", "x": [1, 2, 1, 1, 1, 3, 2, 3, 1], "x0": " ", "xaxis": "x", "y": [48.0, 48.0, 48.0, 48.0, 48.0, 48.0, 48.0, 48.0, 48.0], "y0": " ", "yaxis": "y"}, {"alignmentgroup": "True", "hovertemplate": "age=%{y}<br>pclass=%{x}<extra></extra>", "legendgroup": "0.75", "marker": {"color": "#B6E880"}, "name": "0.75", "notched": false, "offsetgroup": "0.75", "orientation": "v", "showlegend": true, "type": "box", "x": [3, 3], "x0": " ", "xaxis": "x", "y": [0.75, 0.75], "y0": " ", "yaxis": "y"}, {"alignmentgroup": "True", "hovertemplate": "age=%{y}<br>pclass=%{x}<extra></extra>", "legendgroup": "53.0", "marker": {"color": "#FF97FF"}, "name": "53.0", "notched": false, "offsetgroup": "53.0", "orientation": "v", "showlegend": true, "type": "box", "x": [1], "x0": " ", "xaxis": "x", "y": [53.0], "y0": " ", "yaxis": "y"}, {"alignmentgroup": "True", "hovertemplate": "age=%{y}<br>pclass=%{x}<extra></extra>", "legendgroup": "57.0", "marker": {"color": "#FECB52"}, "name": "57.0", "notched": false, "offsetgroup": "57.0", "orientation": "v", "showlegend": true, "type": "box", "x": [2, 2], "x0": " ", "xaxis": "x", "y": [57.0, 57.0], "y0": " ", "yaxis": "y"}, {"alignmentgroup": "True", "hovertemplate": "age=%{y}<br>pclass=%{x}<extra></extra>", "legendgroup": "80.0", "marker": {"color": "#636efa"}, "name": "80.0", "notched": false, "offsetgroup": "80.0", "orientation": "v", "showlegend": true, "type": "box", "x": [1], "x0": " ", "xaxis": "x", "y": [80.0], "y0": " ", "yaxis": "y"}, {"alignmentgroup": "True", "hovertemplate": "age=%{y}<br>pclass=%{x}<extra></extra>", "legendgroup": "70.0", "marker": {"color": "#EF553B"}, "name": "70.0", "notched": false, "offsetgroup": "70.0", "orientation": "v", "showlegend": true, "type": "box", "x": [2, 1], "x0": " ", "xaxis": "x", "y": [70.0, 70.0], "y0": " ", "yaxis": "y"}, {"alignmentgroup": "True", "hovertemplate": "age=%{y}<br>pclass=%{x}<extra></extra>", "legendgroup": "24.5", "marker": {"color": "#00cc96"}, "name": "24.5", "notched": false, "offsetgroup": "24.5", "orientation": "v", "showlegend": true, "type": "box", "x": [3], "x0": " ", "xaxis": "x", "y": [24.5], "y0": " ", "yaxis": "y"}, {"alignmentgroup": "True", "hovertemplate": "age=%{y}<br>pclass=%{x}<extra></extra>", "legendgroup": "6.0", "marker": {"color": "#ab63fa"}, "name": "6.0", "notched": false, "offsetgroup": "6.0", "orientation": "v", "showlegend": true, "type": "box", "x": [2, 3, 3], "x0": " ", "xaxis": "x", "y": [6.0, 6.0, 6.0], "y0": " ", "yaxis": "y"}, {"alignmentgroup": "True", "hovertemplate": "age=%{y}<br>pclass=%{x}<extra></extra>", "legendgroup": "0.67", "marker": {"color": "#FFA15A"}, "name": "0.67", "notched": false, "offsetgroup": "0.67", "orientation": "v", "showlegend": true, "type": "box", "x": [2], "x0": " ", "xaxis": "x", "y": [0.67], "y0": " ", "yaxis": "y"}, {"alignmentgroup": "True", "hovertemplate": "age=%{y}<br>pclass=%{x}<extra></extra>", "legendgroup": "30.5", "marker": {"color": "#19d3f3"}, "name": "30.5", "notched": false, "offsetgroup": "30.5", "orientation": "v", "showlegend": true, "type": "box", "x": [3, 3], "x0": " ", "xaxis": "x", "y": [30.5, 30.5], "y0": " ", "yaxis": "y"}, {"alignmentgroup": "True", "hovertemplate": "age=%{y}<br>pclass=%{x}<extra></extra>", "legendgroup": "0.42", "marker": {"color": "#FF6692"}, "name": "0.42", "notched": false, "offsetgroup": "0.42", "orientation": "v", "showlegend": true, "type": "box", "x": [3], "x0": " ", "xaxis": "x", "y": [0.42], "y0": " ", "yaxis": "y"}, {"alignmentgroup": "True", "hovertemplate": "age=%{y}<br>pclass=%{x}<extra></extra>", "legendgroup": "34.5", "marker": {"color": "#B6E880"}, "name": "34.5", "notched": false, "offsetgroup": "34.5", "orientation": "v", "showlegend": true, "type": "box", "x": [3], "x0": " ", "xaxis": "x", "y": [34.5], "y0": " ", "yaxis": "y"}, {"alignmentgroup": "True", "hovertemplate": "age=%{y}<br>pclass=%{x}<extra></extra>", "legendgroup": "74.0", "marker": {"color": "#FF97FF"}, "name": "74.0", "notched": false, "offsetgroup": "74.0", "orientation": "v", "showlegend": true, "type": "box", "x": [3], "x0": " ", "xaxis": "x", "y": [74.0], "y0": " ", "yaxis": "y"}], "layout": {"boxmode": "group", "legend": {"title": {"text": "age"}, "tracegroupgap": 0}, "title": {"text": "Age Distribution Across Passenger Classes"}, "xaxis": {"anchor": "y", "domain": [0, 1], "title": {"text": "pclass"}}, "yaxis": {"anchor": "x", "categoryarray": [74, 34.5, 0.42, 30.5, 0.67, 6, 24.5, 70, 80, 57, 53, 0.75, 48, 13, 64, 10, 60, 43, 0.92, 23.5, 63, 52, 41, 62, 20.5, 45.5, 36, 50, 56, 61, 1, 44, 40.5, 55.5, 51, 36.5, 9, 12, 32.5, 70.5, 14.5, 47, 37, 71, 59, 46, 24, 23, 33, 30, 0.83, 25, 16, 32, 17, 45, 11, 5, 28.5, 65, 29, 49, 7, 3, 18, 21, 42, 66, 40, 19, 8, 28, 15, 34, 31, 55, 39, 20, 58, 4, 14, 27, 2, 54, null, 35, 26, 38, 22], "categoryorder": "array", "domain": [0, 1], "title": {"text": "age"}}}}
